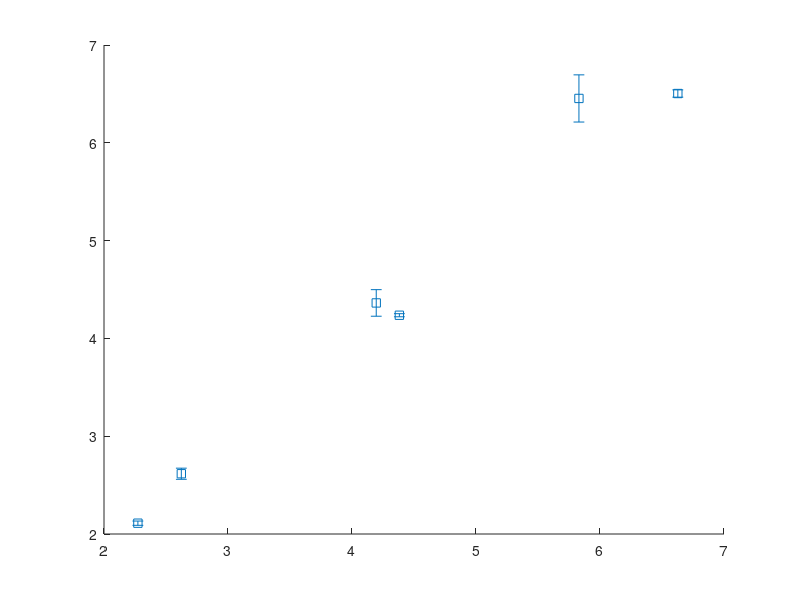

MATLAB code to generate this figure: (Note: this script raises an error after producing the figure.)
%% Housekeeping
clc; close all; clear all;

%% Anchor locations
id_anc = [0 1 2];
xyz_anc = [
    7.111, 2.884, 2.504
    7.094, 7.708, 2.504
    1.606, 7.674, 2.504
    ];

%% Load files

xyz1 = [3.727 0.692 1.344];
d1 = csvread('logs/log_01.txt');

xyz2 = [3.746 8.322 0.763];
d2 = csvread('logs/log_02.txt');

xyz3 = [8.45 6.689 0.792];
d3 = csvread('logs/log_03.txt');

xyz4 = [1.597 3.674 0.783];
d4 = csvread('logs/log_04.txt');

xyz5 = [8.736 3.908 1.288];
d5 = csvread('logs/log_05.txt');

xyz6 = [5.077 3.940 1.227];
d6 = csvread('logs/log_06.txt');

xyz7 = [4.469 7.391 0.02];
d7 = csvread('logs/log_07.txt');

xyz_tot = [xyz1; xyz2; xyz3; xyz4; xyz5; xyz6; xyz7];
d_tot = {d1; d2; d3; d4; d5; d6; d7};

%% Analyze information
figure();
symbols = {'s', 'o', '^'};
colors = {'b', 'r', 'k'};

for i=1:length(id_anc)
    anc = id_anc(i);
    pa = xyz_anc(i,:);
    
    distances = [];
    means = [];
    stds = [];
    
    % loop through all test points
    for j=1:size(xyz_tot,1)
        pt = xyz_tot(j,:);
        dist = norm(pa-pt);
        
        % get all measurements from this anchor to this testpoint
        d = d_tot{j};
        idxs = find(d(:,1) == anc);
        meas = d(idxs,2);
        if isempty(meas)
            continue
        end
        distances = [distances; dist];
        delta = -0.55;
        means = [means; (mean(meas)+delta)];
        stds = [stds; sqrt(var(meas))];
    end
    
    % plot results
    
    errorbar(distances, means, stds, stds, symbols{i}, 'Color', colors{i}, 'MarkerFaceColor', colors{i});
    hold on;
end

% plot ideal
plot(0:8, 0:8, '--k', 'LineWidth',2);

xlabel('True Distance (m)', 'FontSize', 14);
ylabel('Estimated Distance (m)', 'FontSize', 14);
grid on;






